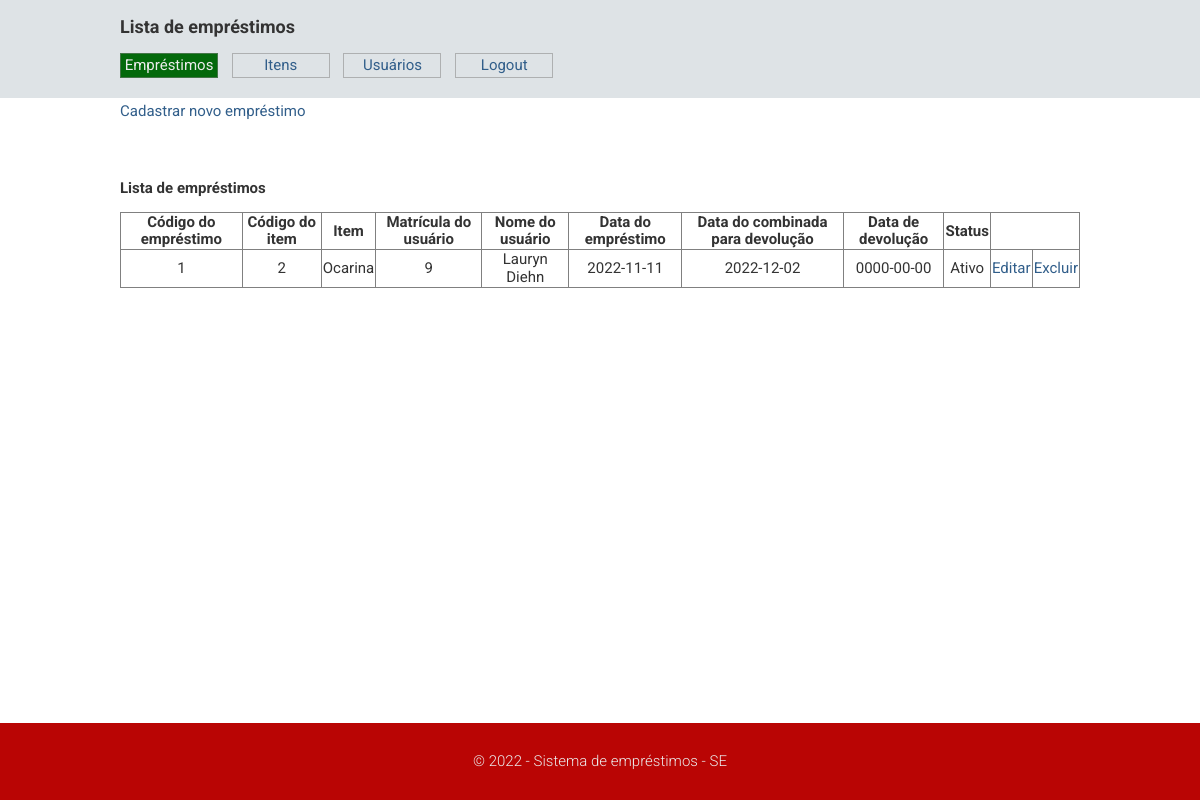
Screenshot of /adm/emprestimos_lista.php (signed in) with the database file from the repository.
### tables this page shows
CREATE TABLE `emprestimo` (
  `idEmprestimo` int(10) UNSIGNED NOT NULL,
  `data_emprestimo` date NOT NULL,
  `data_devolucao_combinada` date DEFAULT NULL,
  `data_devolucao_efetiva` date DEFAULT NULL,
  `ativo` tinyint(1) NOT NULL,
  `matricula` int(10) UNSIGNED NOT NULL,
  `idItem` int(10) UNSIGNED NOT NULL
);

CREATE TABLE `item` (
  `idItem` int(10) UNSIGNED NOT NULL,
  `descricao` varchar(100) DEFAULT NULL,
  `item` varchar(60) NOT NULL,
  `data_cadastro` date DEFAULT NULL,
  `ativo` tinyint(1) NOT NULL
);

CREATE TABLE `usuario` (
  `matricula` int(10) UNSIGNED NOT NULL,
  `cpf` bigint(20) UNSIGNED NOT NULL,
  `nome` varchar(45) NOT NULL,
  `sobrenome` varchar(60) NOT NULL,
  `ativo` tinyint(1) DEFAULT NULL
);

### bd/banco_dados.php (called while the page is built, shortened)
<?php
abstract class banco_dados{
    public function iniciadb(){
        try{
            $this->con = new PDO('mysql:host='.self::SERVER.';port=3307;dbname='.self::BD, self::USER, self::SENHA);
        }
        catch(PDOException $e){
            echo 'Erro gerado '.$e->getMessage();
        }
    }
}
?>

### bd/banco_dados_consulta.php (called while the page is built, shortened)
<?php
require_once "banco_dados.php";
class banco_dados_consulta extends banco_dados{
    public $con;
    private $consulta;
    function __construct($consulta){
        $this->consulta = $consulta;
    }
    public function consulta_tudo(){
        $stmt = $this->con -> query($this->consulta)->fetchAll();
        return $stmt;
    }
}
?>

### adm/emprestimos_lista.php (the view, shortened to what this page needs)
<?php
include "../includes/header.php";
?>
<body>
    <div class="wrap">
        <div class="header">
            <div class="linha">
                <header>
                    <h1>Lista de empréstimos</h1>
                    <nav>
                        <ul>
                            <li class="active"><a href="emprestimos_lista.php">Empréstimos</a></li>
                            <li><a href="item_lista.php">Itens</a></li>
                            <li><a href="usuario_lista.php">Usuários</a></li>
                            <li><a href="../index.php">Logout</a></li>
                        </ul>
                    </nav>
                </header>
            </div>
        </div>
        <div class="linha">
            <a href="emprestimos_cadastro.php">Cadastrar novo empréstimo</a>
        </div>
        <div class="linha">
            <p><br/><br/><b>Lista de empréstimos</b></p>
            <table border='1' style='border-collapse:collapse'>
                    <tr align="center">
                        <th>Código do empréstimo</th>
                        <th>Código do item</th>
                        <th>Item</th>
                        <th>Matrícula do usuário</th>
                        <th>Nome do usuário</th>
                        <th>Data do empréstimo</th>
                        <th>Data do combinada para devolução</th>
                        <th>Data de devolução</th>
                        <th>Status</th>
                        <th colspan="2">&nbsp;</th>
                    </tr>
                    <?php
                        require_once "../bd/banco_dados.php";
                        require_once "../bd/banco_dados_consulta.php";
                        $consulta = "SELECT E.idEmprestimo, E.idItem, E.matricula, E.data_emprestimo,
                        E.data_devolucao_combinada, E.data_devolucao_efetiva, E.ativo, I.item, U.nome, U.sobrenome
                        FROM sistema_emprestimo.emprestimo as E
                        JOIN sistema_emprestimo.item as I
                        ON E.idItem = I.idItem
                        JOIN sistema_emprestimo.usuario as U
                        ON E.matricula = U.matricula
                        ORDER BY E.ativo DESC";                        ;
                        $emprestimo_consulta = new banco_dados_consulta($consulta);
                        $emprestimo_consulta->iniciadb();
                        $stmt = $emprestimo_consulta->consulta_tudo();
                        foreach ($stmt as $row) {
                                $status = $row['ativo'] == 1 ? 'Ativo':'Inativo';
                                echo "<tr  align='center'>
                                    <td>".$row['idEmprestimo']."</td>
                                    <td>".$row['idItem']."</td>
                                    <td>".$row['item']."</td>
                                    <td>".$row['matricula']."</td>
                                    <td>".$row['nome']." ".$row['sobrenome']."</td>
                                    <td>".$row['data_emprestimo']."</td>
                                    <td>".$row['data_devolucao_combinada']."</td>
                                    <td>".$row['data_devolucao_efetiva']."</td>
                                    <td>".$status."</td>
                                    <td><a href='emprestimos_cadastro.php?idEmprestimo=".$row['idEmprestimo']."'> Editar </td>
                                    <td><a href='emprestimos_lista.php?idEmprestimo=".$row['idEmprestimo']."'> Excluir </td>
                                </tr>";
                        }
                    ?>
                </table>
        </div>
    </div>
    <div class="footer">
        <div class="linha">
            <?php
                include "../includes/footer.php"
            ?>
        </div>
    </div>
</body>
</html>

### estilo.css (style rules this page uses)
html, body { height: 100%; }
body { display: flex; flex-direction: column; font-size: 15px; font-family: "Roboto", sans-serif; color: #333; }
h1 { font-size: 18px; }
.linha { width: 960px; margin: 0 auto; overflow: auto; padding: 5px 0; }
.wrap { flex: 1 0 auto; }
a:link, header a:visited { color:#315e8a; text-decoration: none; }
.header { background-color: #dee3e6; }
header nav ul { list-style: none; padding-left: 0; }
header nav ul li { display: inline-block; width: 90px; margin-right: 10px; padding: 3px; border: 1px solid rgba(128, 128, 128, 0.514); text-align: center; }
header nav ul li.active { background-color: #03690b; border: 1px solid rgba(128, 128, 128, 0.514); }
header nav ul li.active a { color: #ebebeb; }
.footer { flex-shrink: 0; background-color: #b90504; color: #ebebeb; padding: 20px 0; text-align: center; font-weight: 300; }

### rows the page displays
emprestimo: idEmprestimo "1", idItem "2", idItem.item "Ocarina", matricula "9", matricula.nome "Lauryn", matricula.sobrenome "Diehn", data_emprestimo "2022-11-11", data_devolucao_combinada "2022-12-02", data_devolucao_efetiva "0000-00-00", ativo "Ativo"
